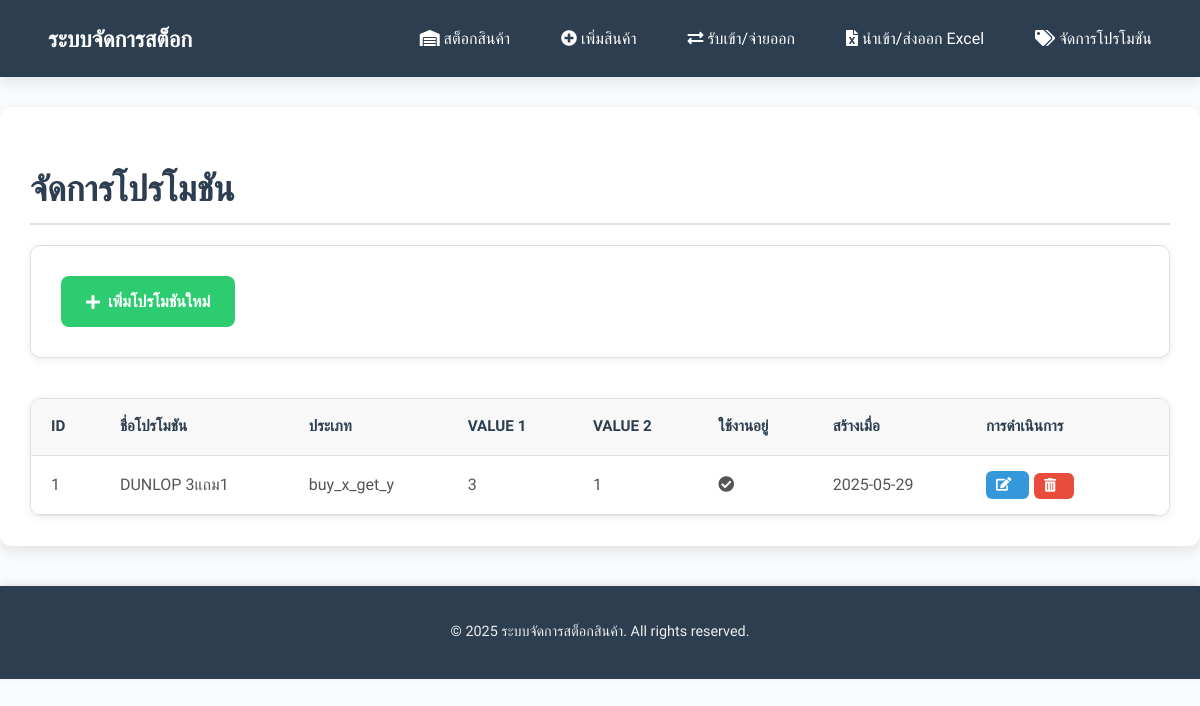
Page /promotions on the committed database.
### tables this page shows
CREATE TABLE promotions (
            id INTEGER PRIMARY KEY AUTOINCREMENT,
            name TEXT NOT NULL UNIQUE,       -- ชื่อโปรโมชัน เช่น 'ซื้อ 3 แถม 1', 'ลด 25% ยางบางรุ่น'
            type TEXT NOT NULL,             -- ประเภทโปรโมชัน: 'buy_x_get_y', 'percentage_discount', 'fixed_price_per_n'
            value1 REAL NOT NULL,           -- ค่าแรก: X (สำหรับ buy_x_get_y), เปอร์เซ็นต์ (สำหรับ percentage_discount), ราคาคงที่ (สำหรับ fixed_price_per_n)
            value2 REAL NULL,               -- ค่าสอง: Y (สำหรับ buy_x_get_y), (null สำหรับอื่น)
            is_active BOOLEAN DEFAULT 1,    -- 1 = ใช้งาน, 0 = ไม่ใช้งาน
            created_at TEXT NOT NULL
        );

### app.py (the view)
@app.route('/promotions')
def promotions():
    conn = get_db()
    all_promotions = database.get_all_promotions(conn, include_inactive=True)
    return render_template('promotions.html', promotions=all_promotions)

### app.py (called while the page is built)
def get_db():
    if 'db' not in g:
        g.db = database.get_db_connection()
    return g.db

def get_bkk_time():
    bkk_tz = pytz.timezone('Asia/Bangkok')
    return datetime.now(bkk_tz)

def format_thai_number(value):
    if value is None:
        return "-"
    try:
        f_value = float(value)
        if f_value.is_integer():
            return f"{int(f_value):,}" # Format as integer with comma
        else:
            return f"{f_value:,.2f}" # Keep 2 decimal places if it's truly a float (though requirement was no decimals, this is safer for general prices)
    except (ValueError, TypeError):
        return str(value)

@app.context_processor
def inject_global_data():
    return dict(get_bkk_time=get_bkk_time)

### database.py (called while the page is built)
def get_db_connection():
    conn = sqlite3.connect('inventory.db')
    conn.row_factory = sqlite3.Row # This allows accessing columns by name (e.g., row['column_name'])
    return conn

def get_all_promotions(conn, include_inactive=False):
    sql_query = "SELECT * FROM promotions"
    params = []
    if not include_inactive:
        sql_query += " WHERE is_active = 1"
    sql_query += " ORDER BY name"
    cursor = conn.execute(sql_query, params)
    return cursor.fetchall()

### templates/promotions.html (shortened to what this page needs)
{% extends 'base.html' %}
{% block content %}
<h2>จัดการโปรโมชัน</h2>
<div class="form-section">
    <a href="{{ url_for('add_promotion') }}" class="btn btn-success"><i class="fas fa-plus"></i> เพิ่มโปรโมชันใหม่</a>
</div>
{% if promotions %}
    <div class="table-responsive" style="margin-top: 20px;">
        <table>
            <thead>
                <tr>
                    <th>ID</th>
                    <th>ชื่อโปรโมชัน</th>
                    <th>ประเภท</th>
                    <th>Value 1</th>
                    <th>Value 2</th>
                    <th>ใช้งานอยู่</th>
                    <th>สร้างเมื่อ</th>
                    <th>การดำเนินการ</th>
                </tr>
            </thead>
            <tbody>
                {% for promo in promotions %}
                    <tr>
                        <td>{{ promo.id }}</td>
                        <td>{{ promo.name }}</td>
                        <td>{{ promo.type }}</td>
                        <td>{{ promo.value1 | th_num }}</td>
                        <td>{{ promo.value2 | th_num if promo.value2 is not none else '-' }}</td>
                        <td>
                            {% if promo.is_active == 1 %}
                                <i class="fas fa-check-circle text-success" title="ใช้งาน"></i>
                            {% else %}
                                <i class="fas fa-times-circle text-danger" title="ไม่ใช้งาน"></i>
                            {% endif %}
                        </td>
                        <td>{{ promo.created_at.split('T')[0] }}</td>
                        <td class="action-buttons">
                            <a href="{{ url_for('edit_promotion', promo_id=promo.id) }}" class="btn btn-primary btn-sm" title="แก้ไข"><i class="fas fa-edit"></i></a>
                            <form class="delete-form" action="{{ url_for('delete_promotion', promo_id=promo.id) }}" method="post" style="display:inline;">
                                <button type="submit" class="btn btn-danger btn-sm" title="ลบ" data-quantity="0">
                                    <i class="fas fa-trash-alt"></i>
                                </button>
                            </form>
                        </td>
                    </tr>
                {% endfor %}
            </tbody>
        </table>
    </div>
{% else %}
    <p class="no-data">ยังไม่มีโปรโมชันในระบบ. <a href="{{ url_for('add_promotion') }}">เพิ่มโปรโมชันใหม่</a></p>
{% endif %}
{% endblock %}

### static/style.css (style rules this page uses)
:root { --primary-color: #3498db; --primary-dark: #2980b9; --secondary-color: #2ecc71; --accent-color: #f39c12; --danger-color: #e74c3c; --danger-dark: #c0392b; --text-dark: #2c3e50; --text-light: #555; --bg-light: #f9fbfd; --bg-white: #ffffff; --border-color: #e0e0e0; --shadow-light: 0 2px 8px rgba(0, 0, 0, 0.08); --shadow-medium: 0 5px 15px rgba(0, 0, 0, 0.1); }
body { font-family: 'Prompt', sans-serif, 'Segoe UI', Tahoma, Geneva, Verdana; margin: 0; padding: 0; background-color: var(--bg-light); color: var(--text-light); line-height: 1.7; font-size: 16px; -webkit-font-smoothing: antialiased; -moz-osx-font-smoothing: grayscale; }
h1, h2, h3, h4 { color: var(--text-dark); margin-bottom: 20px; font-weight: 600; line-height: 1.3; }
h2 { font-size: 2.2em; border-bottom: 2px solid var(--border-color); padding-bottom: 10px; margin-top: 30px; }
.form-section { background-color: var(--bg-white); padding: 30px; border-radius: 10px; box-shadow: var(--shadow-light); margin-bottom: 40px; border: 1px solid var(--border-color); }
.btn { display: inline-flex; align-items: center; justify-content: center; padding: 12px 25px; border: none; border-radius: 8px; cursor: pointer; font-size: 1em; font-weight: 600; text-align: center; text-decoration: none; transition: all 0.3s ease; min-width: 120px; }
.btn i { margin-right: 8px; }
.btn-primary { background-color: var(--primary-color); color: white; }
.btn-danger { background-color: var(--danger-color); color: white; }
.btn-success { background-color: var(--secondary-color); color: white; }
.btn-sm { padding: 8px 15px; font-size: 0.9em; min-width: unset; }
.table-responsive { overflow-x: auto; margin-top: 30px; box-shadow: var(--shadow-light); border-radius: 10px; background-color: var(--bg-white); border: 1px solid var(--border-color); max-height: 600px; overflow-y: auto; }
table { width: 100%; border-collapse: separate; border-spacing: 0; }
th, td { padding: 15px 20px; text-align: left; border-bottom: 1px solid var(--border-color); }
th { background-color: #f8f8f8; color: var(--text-dark); font-weight: 600; text-transform: uppercase; font-size: 0.95em; position: sticky; top: 0; z-index: 10; }
table td { white-space: nowrap; overflow: hidden; text-overflow: ellipsis; max-width: 150px; }
.action-buttons { display: flex; gap: 5px; flex-wrap: nowrap; min-width: 120px; }
.action-buttons .btn-sm { padding: 6px 10px; font-size: 0.85em; border-radius: 6px; flex-shrink: 0; }
a { color: var(--primary-color); text-decoration: none; transition: color 0.3s ease; }

### rows in the picture
promotions: id "1", name "DUNLOP 3แถม1", type "buy_x_get_y", value1|th_num "3", value2|th_num "1", is_active True (drawn), created_at "2025-05-29"

### other values in the picture
{{ get_bkk_time().year }} "2025"
